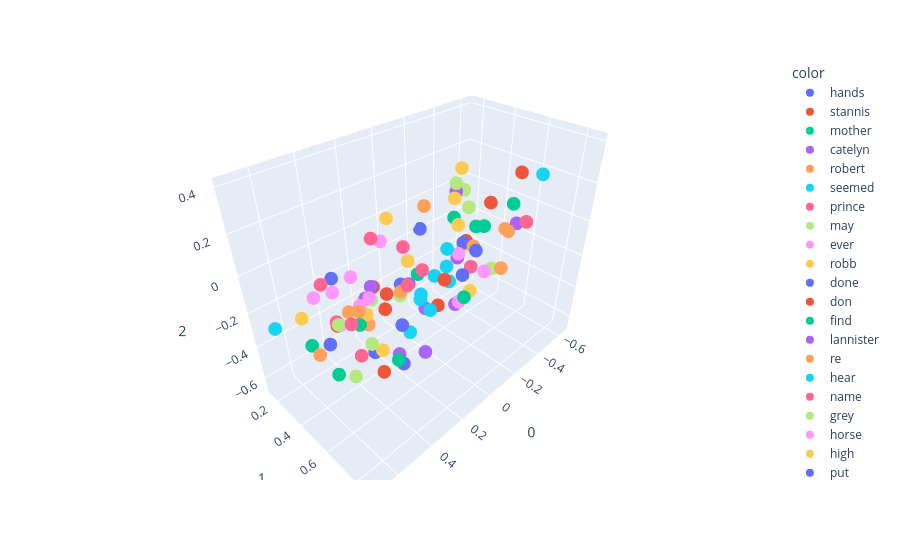

Here is the notebook cell this chart was saved with:
### Code cell
import plotly.express as px
fig = px.scatter_3d(x[200:300], x=0, y=1, z=2, color=y[200:300])
fig.show()

### Figure 1 — Plotly figure (JSON) as saved in the notebook; plotly's stock layout.template omitted (floating-point values rounded to 4 significant figures)
{"data": [{"hovertemplate": "color=hands<br>0=%{x}<br>1=%{y}<br>2=%{z}<extra></extra>", "legendgroup": "hands", "marker": {"color": "#636efa", "symbol": "circle"}, "mode": "markers", "name": "hands", "scene": "scene", "showlegend": true, "type": "scatter3d", "x": [-0.3381], "y": [0.4001], "z": [-0.3997]}, {"hovertemplate": "color=stannis<br>0=%{x}<br>1=%{y}<br>2=%{z}<extra></extra>", "legendgroup": "stannis", "marker": {"color": "#EF553B", "symbol": "circle"}, "mode": "markers", "name": "stannis", "scene": "scene", "showlegend": true, "type": "scatter3d", "x": [0.3836], "y": [0.6261], "z": [-0.008093]}, {"hovertemplate": "color=mother<br>0=%{x}<br>1=%{y}<br>2=%{z}<extra></extra>", "legendgroup": "mother", "marker": {"color": "#00cc96", "symbol": "circle"}, "mode": "markers", "name": "mother", "scene": "scene", "showlegend": true, "type": "scatter3d", "x": [0.4583], "y": [0.5313], "z": [-0.1815]}, {"hovertemplate": "color=catelyn<br>0=%{x}<br>1=%{y}<br>2=%{z}<extra></extra>", "legendgroup": "catelyn", "marker": {"color": "#ab63fa", "symbol": "circle"}, "mode": "markers", "name": "catelyn", "scene": "scene", "showlegend": true, "type": "scatter3d", "x": [0.2275], "y": [0.3184], "z": [-0.22]}, {"hovertemplate": "color=robert<br>0=%{x}<br>1=%{y}<br>2=%{z}<extra></extra>", "legendgroup": "robert", "marker": {"color": "#FFA15A", "symbol": "circle"}, "mode": "markers", "name": "robert", "scene": "scene", "showlegend": true, "type": "scatter3d", "x": [0.4829], "y": [0.4973], "z": [-0.1176]}, {"hovertemplate": "color=seemed<br>0=%{x}<br>1=%{y}<br>2=%{z}<extra></extra>", "legendgroup": "seemed", "marker": {"color": "#19d3f3", "symbol": "circle"}, "mode": "markers", "name": "seemed", "scene": "scene", "showlegend": true, "type": "scatter3d", "x": [-0.00072], "y": [0.4219], "z": [-0.3349]}, {"hovertemplate": "color=prince<br>0=%{x}<br>1=%{y}<br>2=%{z}<extra></extra>", "legendgroup": "prince", "marker": {"color": "#FF6692", "symbol": "circle"}, "mode": "markers", "name": "prince", "scene": "scene", "showlegend": true, "type": "scatter3d", "x": [0.5034], "y": [0.4267], "z": [-0.2029]}, {"hovertemplate": "color=may<br>0=%{x}<br>1=%{y}<br>2=%{z}<extra></extra>", "legendgroup": "may", "marker": {"color": "#B6E880", "symbol": "circle"}, "mode": "markers", "name": "may", "scene": "scene", "showlegend": true, "type": "scatter3d", "x": [0.5287], "y": [0.4812], "z": [-0.1688]}, {"hovertemplate": "color=ever<br>0=%{x}<br>1=%{y}<br>2=%{z}<extra></extra>", "legendgroup": "ever", "marker": {"color": "#FF97FF", "symbol": "circle"}, "mode": "markers", "name": "ever", "scene": "scene", "showlegend": true, "type": "scatter3d", "x": [0.3844], "y": [0.5104], "z": [-0.09282]}, {"hovertemplate": "color=robb<br>0=%{x}<br>1=%{y}<br>2=%{z}<extra></extra>", "legendgroup": "robb", "marker": {"color": "#FECB52", "symbol": "circle"}, "mode": "markers", "name": "robb", "scene": "scene", "showlegend": true, "type": "scatter3d", "x": [0.3623], "y": [0.4537], "z": [-0.2292]}, {"hovertemplate": "color=done<br>0=%{x}<br>1=%{y}<br>2=%{z}<extra></extra>", "legendgroup": "done", "marker": {"color": "#636efa", "symbol": "circle"}, "mode": "markers", "name": "done", "scene": "scene", "showlegend": true, "type": "scatter3d", "x": [0.4337], "y": [0.5872], "z": [-0.3163]}, {"hovertemplate": "color=don<br>0=%{x}<br>1=%{y}<br>2=%{z}<extra></extra>", "legendgroup": "don", "marker": {"color": "#EF553B", "symbol": "circle"}, "mode": "markers", "name": "don", "scene": "scene", "showlegend": true, "type": "scatter3d", "x": [0.444], "y": [0.3342], "z": [-0.3191]}, {"hovertemplate": "color=find<br>0=%{x}<br>1=%{y}<br>2=%{z}<extra></extra>", "legendgroup": "find", "marker": {"color": "#00cc96", "symbol": "circle"}, "mode": "markers", "name": "find", "scene": "scene", "showlegend": true, "type": "scatter3d", "x": [0.3212], "y": [0.6077], "z": [-0.4276]}, {"hovertemplate": "color=lannister<br>0=%{x}<br>1=%{y}<br>2=%{z}<extra></extra>", "legendgroup": "lannister", "marker": {"color": "#ab63fa", "symbol": "circle"}, "mode": "markers", "name": "lannister", "scene": "scene", "showlegend": true, "type": "scatter3d", "x": [0.3513], "y": [0.4364], "z": [-0.1562]}, {"hovertemplate": "color=re<br>0=%{x}<br>1=%{y}<br>2=%{z}<extra></extra>", "legendgroup": "re", "marker": {"color": "#FFA15A", "symbol": "circle"}, "mode": "markers", "name": "re", "scene": "scene", "showlegend": true, "type": "scatter3d", "x": [0.3439], "y": [0.4363], "z": [-0.3101]}, {"hovertemplate": "color=hear<br>0=%{x}<br>1=%{y}<br>2=%{z}<extra></extra>", "legendgroup": "hear", "marker": {"color": "#19d3f3", "symbol": "circle"}, "mode": "markers", "name": "hear", "scene": "scene", "showlegend": true, "type": "scatter3d", "x": [0.1286], "y": [0.4772], "z": [-0.4679]}, {"hovertemplate": "color=name<br>0=%{x}<br>1=%{y}<br>2=%{z}<extra></extra>", "legendgroup": "name", "marker": {"color": "#FF6692", "symbol": "circle"}, "mode": "markers", "name": "name", "scene": "scene", "showlegend": true, "type": "scatter3d", "x": [0.5125], "y": [0.5988], "z": [-0.2735]}, {"hovertemplate": "color=grey<br>0=%{x}<br>1=%{y}<br>2=%{z}<extra></extra>", "legendgroup": "grey", "marker": {"color": "#B6E880", "symbol": "circle"}, "mode": "markers", "name": "grey", "scene": "scene", "showlegend": true, "type": "scatter3d", "x": [-0.4652], "y": [0.2762], "z": [0.02472]}, {"hovertemplate": "color=horse<br>0=%{x}<br>1=%{y}<br>2=%{z}<extra></extra>", "legendgroup": "horse", "marker": {"color": "#FF97FF", "symbol": "circle"}, "mode": "markers", "name": "horse", "scene": "scene", "showlegend": true, "type": "scatter3d", "x": [-0.4117], "y": [0.489], "z": [-0.3677]}, {"hovertemplate": "color=high<br>0=%{x}<br>1=%{y}<br>2=%{z}<extra></extra>", "legendgroup": "high", "marker": {"color": "#FECB52", "symbol": "circle"}, "mode": "markers", "name": "high", "scene": "scene", "showlegend": true, "type": "scatter3d", "x": [-0.1841], "y": [0.4619], "z": [0.1444]}, {"hovertemplate": "color=put<br>0=%{x}<br>1=%{y}<br>2=%{z}<extra></extra>", "legendgroup": "put", "marker": {"color": "#636efa", "symbol": "circle"}, "mode": "markers", "name": "put", "scene": "scene", "showlegend": true, "type": "scatter3d", "x": [0.1704], "y": [0.4684], "z": [-0.6613]}, {"hovertemplate": "color=stone<br>0=%{x}<br>1=%{y}<br>2=%{z}<extra></extra>", "legendgroup": "stone", "marker": {"color": "#EF553B", "symbol": "circle"}, "mode": "markers", "name": "stone", "scene": "scene", "showlegend": true, "type": "scatter3d", "x": [-0.6377], "y": [0.5071], "z": [0.1427]}, {"hovertemplate": "color=wine<br>0=%{x}<br>1=%{y}<br>2=%{z}<extra></extra>", "legendgroup": "wine", "marker": {"color": "#00cc96", "symbol": "circle"}, "mode": "markers", "name": "wine", "scene": "scene", "showlegend": true, "type": "scatter3d", "x": [-0.1249], "y": [0.2697], "z": [-0.3508]}, {"hovertemplate": "color=hard<br>0=%{x}<br>1=%{y}<br>2=%{z}<extra></extra>", "legendgroup": "hard", "marker": {"color": "#ab63fa", "symbol": "circle"}, "mode": "markers", "name": "hard", "scene": "scene", "showlegend": true, "type": "scatter3d", "x": [-0.3975], "y": [0.3065], "z": [-0.3577]}, {"hovertemplate": "color=water<br>0=%{x}<br>1=%{y}<br>2=%{z}<extra></extra>", "legendgroup": "water", "marker": {"color": "#FFA15A", "symbol": "circle"}, "mode": "markers", "name": "water", "scene": "scene", "showlegend": true, "type": "scatter3d", "x": [-0.5961], "y": [0.4684], "z": [-0.1862]}, {"hovertemplate": "color=upon<br>0=%{x}<br>1=%{y}<br>2=%{z}<extra></extra>", "legendgroup": "upon", "marker": {"color": "#19d3f3", "symbol": "circle"}, "mode": "markers", "name": "upon", "scene": "scene", "showlegend": true, "type": "scatter3d", "x": [-0.1636], "y": [0.4412], "z": [-0.1314]}, {"hovertemplate": "color=fire<br>0=%{x}<br>1=%{y}<br>2=%{z}<extra></extra>", "legendgroup": "fire", "marker": {"color": "#FF6692", "symbol": "circle"}, "mode": "markers", "name": "fire", "scene": "scene", "showlegend": true, "type": "scatter3d", "x": [-0.5008], "y": [0.657], "z": [-0.02832]}, {"hovertemplate": "color=iron<br>0=%{x}<br>1=%{y}<br>2=%{z}<extra></extra>", "legendgroup": "iron", "marker": {"color": "#B6E880", "symbol": "circle"}, "mode": "markers", "name": "iron", "scene": "scene", "showlegend": true, "type": "scatter3d", "x": [-0.2205], "y": [0.5186], "z": [0.1065]}, {"hovertemplate": "color=until<br>0=%{x}<br>1=%{y}<br>2=%{z}<extra></extra>", "legendgroup": "until", "marker": {"color": "#FF97FF", "symbol": "circle"}, "mode": "markers", "name": "until", "scene": "scene", "showlegend": true, "type": "scatter3d", "x": [-0.1551], "y": [0.5375], "z": [-0.4036]}, {"hovertemplate": "color=these<br>0=%{x}<br>1=%{y}<br>2=%{z}<extra></extra>", "legendgroup": "these", "marker": {"color": "#FECB52", "symbol": "circle"}, "mode": "markers", "name": "these", "scene": "scene", "showlegend": true, "type": "scatter3d", "x": [0.3994], "y": [0.6673], "z": [0.3543]}, {"hovertemplate": "color=voice<br>0=%{x}<br>1=%{y}<br>2=%{z}<extra></extra>", "legendgroup": "voice", "marker": {"color": "#636efa", "symbol": "circle"}, "mode": "markers", "name": "voice", "scene": "scene", "showlegend": true, "type": "scatter3d", "x": [-0.03164], "y": [0.2364], "z": [-0.3871]}, {"hovertemplate": "color=gone<br>0=%{x}<br>1=%{y}<br>2=%{z}<extra></extra>", "legendgroup": "gone", "marker": {"color": "#EF553B", "symbol": "circle"}, "mode": "markers", "name": "gone", "scene": "scene", "showlegend": true, "type": "scatter3d", "x": [-0.00447], "y": [0.5359], "z": [-0.3409]}, {"hovertemplate": "color=give<br>0=%{x}<br>1=%{y}<br>2=%{z}<extra></extra>", "legendgroup": "give", "marker": {"color": "#00cc96", "symbol": "circle"}, "mode": "markers", "name": "give", "scene": "scene", "showlegend": true, "type": "scatter3d", "x": [0.5495], "y": [0.464], "z": [-0.4588]}, {"hovertemplate": "color=sam<br>0=%{x}<br>1=%{y}<br>2=%{z}<extra></extra>", "legendgroup": "sam", "marker": {"color": "#ab63fa", "symbol": "circle"}, "mode": "markers", "name": "sam", "scene": "scene", "showlegend": true, "type": "scatter3d", "x": [-0.05641], "y": [0.2724], "z": [-0.3797]}, {"hovertemplate": "color=better<br>0=%{x}<br>1=%{y}<br>2=%{z}<extra></extra>", "legendgroup": "better", "marker": {"color": "#FFA15A", "symbol": "circle"}, "mode": "markers", "name": "better", "scene": "scene", "showlegend": true, "type": "scatter3d", "x": [0.4356], "y": [0.5], "z": [-0.1424]}, {"hovertemplate": "color=seen<br>0=%{x}<br>1=%{y}<br>2=%{z}<extra></extra>", "legendgroup": "seen", "marker": {"color": "#19d3f3", "symbol": "circle"}, "mode": "markers", "name": "seen", "scene": "scene", "showlegend": true, "type": "scatter3d", "x": [0.1027], "y": [0.5897], "z": [-0.2768]}, {"hovertemplate": "color=shall<br>0=%{x}<br>1=%{y}<br>2=%{z}<extra></extra>", "legendgroup": "shall", "marker": {"color": "#FF6692", "symbol": "circle"}, "mode": "markers", "name": "shall", "scene": "scene", "showlegend": true, "type": "scatter3d", "x": [0.5019], "y": [0.5354], "z": [-0.1485]}, {"hovertemplate": "color=ned<br>0=%{x}<br>1=%{y}<br>2=%{z}<extra></extra>", "legendgroup": "ned", "marker": {"color": "#B6E880", "symbol": "circle"}, "mode": "markers", "name": "ned", "scene": "scene", "showlegend": true, "type": "scatter3d", "x": [0.2418], "y": [0.3336], "z": [-0.283]}, {"hovertemplate": "color=always<br>0=%{x}<br>1=%{y}<br>2=%{z}<extra></extra>", "legendgroup": "always", "marker": {"color": "#FF97FF", "symbol": "circle"}, "mode": "markers", "name": "always", "scene": "scene", "showlegend": true, "type": "scatter3d", "x": [0.4117], "y": [0.4772], "z": [-0.1378]}, {"hovertemplate": "color=years<br>0=%{x}<br>1=%{y}<br>2=%{z}<extra></extra>", "legendgroup": "years", "marker": {"color": "#FECB52", "symbol": "circle"}, "mode": "markers", "name": "years", "scene": "scene", "showlegend": true, "type": "scatter3d", "x": [0.286], "y": [0.6468], "z": [0.1118]}, {"hovertemplate": "color=between<br>0=%{x}<br>1=%{y}<br>2=%{z}<extra></extra>", "legendgroup": "between", "marker": {"color": "#636efa", "symbol": "circle"}, "mode": "markers", "name": "between", "scene": "scene", "showlegend": true, "type": "scatter3d", "x": [-0.4284], "y": [0.3185], "z": [-0.2675]}, {"hovertemplate": "color=dark<br>0=%{x}<br>1=%{y}<br>2=%{z}<extra></extra>", "legendgroup": "dark", "marker": {"color": "#EF553B", "symbol": "circle"}, "mode": "markers", "name": "dark", "scene": "scene", "showlegend": true, "type": "scatter3d", "x": [-0.5421], "y": [0.3994], "z": [-0.03299]}, {"hovertemplate": "color=place<br>0=%{x}<br>1=%{y}<br>2=%{z}<extra></extra>", "legendgroup": "place", "marker": {"color": "#00cc96", "symbol": "circle"}, "mode": "markers", "name": "place", "scene": "scene", "showlegend": true, "type": "scatter3d", "x": [0.1489], "y": [0.8252], "z": [-0.04369]}, {"hovertemplate": "color=small<br>0=%{x}<br>1=%{y}<br>2=%{z}<extra></extra>", "legendgroup": "small", "marker": {"color": "#ab63fa", "symbol": "circle"}, "mode": "markers", "name": "small", "scene": "scene", "showlegend": true, "type": "scatter3d", "x": [-0.2826], "y": [0.3823], "z": [0.1173]}, {"hovertemplate": "color=cold<br>0=%{x}<br>1=%{y}<br>2=%{z}<extra></extra>", "legendgroup": "cold", "marker": {"color": "#FFA15A", "symbol": "circle"}, "mode": "markers", "name": "cold", "scene": "scene", "showlegend": true, "type": "scatter3d", "x": [-0.3832], "y": [0.4275], "z": [-0.2217]}, {"hovertemplate": "color=winterfell<br>0=%{x}<br>1=%{y}<br>2=%{z}<extra></extra>", "legendgroup": "winterfell", "marker": {"color": "#19d3f3", "symbol": "circle"}, "mode": "markers", "name": "winterfell", "scene": "scene", "showlegend": true, "type": "scatter3d", "x": [0.2915], "y": [0.7212], "z": [-0.03296]}, {"hovertemplate": "color=most<br>0=%{x}<br>1=%{y}<br>2=%{z}<extra></extra>", "legendgroup": "most", "marker": {"color": "#FF6692", "symbol": "circle"}, "mode": "markers", "name": "most", "scene": "scene", "showlegend": true, "type": "scatter3d", "x": [0.4329], "y": [0.6146], "z": [0.2645]}, {"hovertemplate": "color=hundred<br>0=%{x}<br>1=%{y}<br>2=%{z}<extra></extra>", "legendgroup": "hundred", "marker": {"color": "#B6E880", "symbol": "circle"}, "mode": "markers", "name": "hundred", "scene": "scene", "showlegend": true, "type": "scatter3d", "x": [-0.02131], "y": [0.6129], "z": [0.327]}, {"hovertemplate": "color=stood<br>0=%{x}<br>1=%{y}<br>2=%{z}<extra></extra>", "legendgroup": "stood", "marker": {"color": "#FF97FF", "symbol": "circle"}, "mode": "markers", "name": "stood", "scene": "scene", "showlegend": true, "type": "scatter3d", "x": [-0.3013], "y": [0.3961], "z": [-0.2451]}, {"hovertemplate": "color=end<br>0=%{x}<br>1=%{y}<br>2=%{z}<extra></extra>", "legendgroup": "end", "marker": {"color": "#FECB52", "symbol": "circle"}, "mode": "markers", "name": "end", "scene": "scene", "showlegend": true, "type": "scatter3d", "x": [0.05008], "y": [0.7733], "z": [-0.0929]}, {"hovertemplate": "color=sister<br>0=%{x}<br>1=%{y}<br>2=%{z}<extra></extra>", "legendgroup": "sister", "marker": {"color": "#636efa", "symbol": "circle"}, "mode": "markers", "name": "sister", "scene": "scene", "showlegend": true, "type": "scatter3d", "x": [0.5624], "y": [0.4503], "z": [-0.2772]}, {"hovertemplate": "color=words<br>0=%{x}<br>1=%{y}<br>2=%{z}<extra></extra>", "legendgroup": "words", "marker": {"color": "#EF553B", "symbol": "circle"}, "mode": "markers", "name": "words", "scene": "scene", "showlegend": true, "type": "scatter3d", "x": [0.2435], "y": [0.4368], "z": [-0.278]}, {"hovertemplate": "color=sea<br>0=%{x}<br>1=%{y}<br>2=%{z}<extra></extra>", "legendgroup": "sea", "marker": {"color": "#00cc96", "symbol": "circle"}, "mode": "markers", "name": "sea", "scene": "scene", "showlegend": true, "type": "scatter3d", "x": [-0.1589], "y": [0.804], "z": [0.2538]}, {"hovertemplate": "color=right<br>0=%{x}<br>1=%{y}<br>2=%{z}<extra></extra>", "legendgroup": "right", "marker": {"color": "#ab63fa", "symbol": "circle"}, "mode": "markers", "name": "right", "scene": "scene", "showlegend": true, "type": "scatter3d", "x": [-0.155], "y": [0.5137], "z": [-0.4325]}, {"hovertemplate": "color=nothing<br>0=%{x}<br>1=%{y}<br>2=%{z}<extra></extra>", "legendgroup": "nothing", "marker": {"color": "#FFA15A", "symbol": "circle"}, "mode": "markers", "name": "nothing", "scene": "scene", "showlegend": true, "type": "scatter3d", "x": [0.2142], "y": [0.5162], "z": [-0.1488]}, {"hovertemplate": "color=walls<br>0=%{x}<br>1=%{y}<br>2=%{z}<extra></extra>", "legendgroup": "walls", "marker": {"color": "#19d3f3", "symbol": "circle"}, "mode": "markers", "name": "walls", "scene": "scene", "showlegend": true, "type": "scatter3d", "x": [-0.4497], "y": [0.7434], "z": [0.2693]}, {"hovertemplate": "color=fingers<br>0=%{x}<br>1=%{y}<br>2=%{z}<extra></extra>", "legendgroup": "fingers", "marker": {"color": "#FF6692", "symbol": "circle"}, "mode": "markers", "name": "fingers", "scene": "scene", "showlegend": true, "type": "scatter3d", "x": [-0.5243], "y": [0.3031], "z": [-0.4836]}, {"hovertemplate": "color=same<br>0=%{x}<br>1=%{y}<br>2=%{z}<extra></extra>", "legendgroup": "same", "marker": {"color": "#B6E880", "symbol": "circle"}, "mode": "markers", "name": "same", "scene": "scene", "showlegend": true, "type": "scatter3d", "x": [0.2215], "y": [0.5195], "z": [-0.1643]}, {"hovertemplate": "color=house<br>0=%{x}<br>1=%{y}<br>2=%{z}<extra></extra>", "legendgroup": "house", "marker": {"color": "#FF97FF", "symbol": "circle"}, "mode": "markers", "name": "house", "scene": "scene", "showlegend": true, "type": "scatter3d", "x": [0.2868], "y": [0.4845], "z": [0.1306]}, {"hovertemplate": "color=cloak<br>0=%{x}<br>1=%{y}<br>2=%{z}<extra></extra>", "legendgroup": "cloak", "marker": {"color": "#FECB52", "symbol": "circle"}, "mode": "markers", "name": "cloak", "scene": "scene", "showlegend": true, "type": "scatter3d", "x": [-0.4588], "y": [0.293], "z": [-0.3073]}, {"hovertemplate": "color=young<br>0=%{x}<br>1=%{y}<br>2=%{z}<extra></extra>", "legendgroup": "young", "marker": {"color": "#636efa", "symbol": "circle"}, "mode": "markers", "name": "young", "scene": "scene", "showlegend": true, "type": "scatter3d", "x": [0.4327], "y": [0.3169], "z": [-0.06759]}, {"hovertemplate": "color=beside<br>0=%{x}<br>1=%{y}<br>2=%{z}<extra></extra>", "legendgroup": "beside", "marker": {"color": "#EF553B", "symbol": "circle"}, "mode": "markers", "name": "beside", "scene": "scene", "showlegend": true, "type": "scatter3d", "x": [-0.2773], "y": [0.3234], "z": [-0.4392]}, {"hovertemplate": "color=does<br>0=%{x}<br>1=%{y}<br>2=%{z}<extra></extra>", "legendgroup": "does", "marker": {"color": "#00cc96", "symbol": "circle"}, "mode": "markers", "name": "does", "scene": "scene", "showlegend": true, "type": "scatter3d", "x": [0.6063], "y": [0.3738], "z": [-0.3064]}, {"hovertemplate": "color=get<br>0=%{x}<br>1=%{y}<br>2=%{z}<extra></extra>", "legendgroup": "get", "marker": {"color": "#ab63fa", "symbol": "circle"}, "mode": "markers", "name": "get", "scene": "scene", "showlegend": true, "type": "scatter3d", "x": [0.1461], "y": [0.6011], "z": [-0.5043]}, {"hovertemplate": "color=seven<br>0=%{x}<br>1=%{y}<br>2=%{z}<extra></extra>", "legendgroup": "seven", "marker": {"color": "#FFA15A", "symbol": "circle"}, "mode": "markers", "name": "seven", "scene": "scene", "showlegend": true, "type": "scatter3d", "x": [0.3069], "y": [0.7601], "z": [0.4026]}, {"hovertemplate": "color=mouth<br>0=%{x}<br>1=%{y}<br>2=%{z}<extra></extra>", "legendgroup": "mouth", "marker": {"color": "#19d3f3", "symbol": "circle"}, "mode": "markers", "name": "mouth", "scene": "scene", "showlegend": true, "type": "scatter3d", "x": [-0.3696], "y": [0.2756], "z": [-0.5239]}, {"hovertemplate": "color=watch<br>0=%{x}<br>1=%{y}<br>2=%{z}<extra></extra>", "legendgroup": "watch", "marker": {"color": "#FF6692", "symbol": "circle"}, "mode": "markers", "name": "watch", "scene": "scene", "showlegend": true, "type": "scatter3d", "x": [0.2775], "y": [0.6316], "z": [-0.01977]}, {"hovertemplate": "color=door<br>0=%{x}<br>1=%{y}<br>2=%{z}<extra></extra>", "legendgroup": "door", "marker": {"color": "#B6E880", "symbol": "circle"}, "mode": "markers", "name": "door", "scene": "scene", "showlegend": true, "type": "scatter3d", "x": [-0.4816], "y": [0.4828], "z": [-0.3855]}, {"hovertemplate": "color=joffrey<br>0=%{x}<br>1=%{y}<br>2=%{z}<extra></extra>", "legendgroup": "joffrey", "marker": {"color": "#FF97FF", "symbol": "circle"}, "mode": "markers", "name": "joffrey", "scene": "scene", "showlegend": true, "type": "scatter3d", "x": [0.4602], "y": [0.3853], "z": [-0.2734]}, {"hovertemplate": "color=green<br>0=%{x}<br>1=%{y}<br>2=%{z}<extra></extra>", "legendgroup": "green", "marker": {"color": "#FECB52", "symbol": "circle"}, "mode": "markers", "name": "green", "scene": "scene", "showlegend": true, "type": "scatter3d", "x": [-0.4401], "y": [0.2765], "z": [0.1554]}, {"hovertemplate": "color=big<br>0=%{x}<br>1=%{y}<br>2=%{z}<extra></extra>", "legendgroup": "big", "marker": {"color": "#636efa", "symbol": "circle"}, "mode": "markers", "name": "big", "scene": "scene", "showlegend": true, "type": "scatter3d", "x": [-0.2715], "y": [0.1381], "z": [-0.1893]}, {"hovertemplate": "color=under<br>0=%{x}<br>1=%{y}<br>2=%{z}<extra></extra>", "legendgroup": "under", "marker": {"color": "#EF553B", "symbol": "circle"}, "mode": "markers", "name": "under", "scene": "scene", "showlegend": true, "type": "scatter3d", "x": [-0.5207], "y": [0.2604], "z": [-0.3215]}, {"hovertemplate": "color=few<br>0=%{x}<br>1=%{y}<br>2=%{z}<extra></extra>", "legendgroup": "few", "marker": {"color": "#00cc96", "symbol": "circle"}, "mode": "markers", "name": "few", "scene": "scene", "showlegend": true, "type": "scatter3d", "x": [-0.03209], "y": [0.5967], "z": [0.1585]}, {"hovertemplate": "color=sent<br>0=%{x}<br>1=%{y}<br>2=%{z}<extra></extra>", "legendgroup": "sent", "marker": {"color": "#ab63fa", "symbol": "circle"}, "mode": "markers", "name": "sent", "scene": "scene", "showlegend": true, "type": "scatter3d", "x": [0.2202], "y": [0.4972], "z": [-0.5389]}, {"hovertemplate": "color=perhaps<br>0=%{x}<br>1=%{y}<br>2=%{z}<extra></extra>", "legendgroup": "perhaps", "marker": {"color": "#FFA15A", "symbol": "circle"}, "mode": "markers", "name": "perhaps", "scene": "scene", "showlegend": true, "type": "scatter3d", "x": [0.657], "y": [0.5228], "z": [-0.2214]}, {"hovertemplate": "color=almost<br>0=%{x}<br>1=%{y}<br>2=%{z}<extra></extra>", "legendgroup": "almost", "marker": {"color": "#19d3f3", "symbol": "circle"}, "mode": "markers", "name": "almost", "scene": "scene", "showlegend": true, "type": "scatter3d", "x": [-0.2484], "y": [0.2748], "z": [-0.4233]}, {"hovertemplate": "color=such<br>0=%{x}<br>1=%{y}<br>2=%{z}<extra></extra>", "legendgroup": "such", "marker": {"color": "#FF6692", "symbol": "circle"}, "mode": "markers", "name": "such", "scene": "scene", "showlegend": true, "type": "scatter3d", "x": [0.5873], "y": [0.4872], "z": [0.07189]}, {"hovertemplate": "color=wanted<br>0=%{x}<br>1=%{y}<br>2=%{z}<extra></extra>", "legendgroup": "wanted", "marker": {"color": "#B6E880", "symbol": "circle"}, "mode": "markers", "name": "wanted", "scene": "scene", "showlegend": true, "type": "scatter3d", "x": [0.4352], "y": [0.4229], "z": [-0.5889]}, {"hovertemplate": "color=daughter<br>0=%{x}<br>1=%{y}<br>2=%{z}<extra></extra>", "legendgroup": "daughter", "marker": {"color": "#FF97FF", "symbol": "circle"}, "mode": "markers", "name": "daughter", "scene": "scene", "showlegend": true, "type": "scatter3d", "x": [0.5325], "y": [0.3185], "z": [-0.1168]}, {"hovertemplate": "color=true<br>0=%{x}<br>1=%{y}<br>2=%{z}<extra></extra>", "legendgroup": "true", "marker": {"color": "#FECB52", "symbol": "circle"}, "mode": "markers", "name": "true", "scene": "scene", "showlegend": true, "type": "scatter3d", "x": [0.6865], "y": [0.4837], "z": [-0.03742]}, {"hovertemplate": "color=while<br>0=%{x}<br>1=%{y}<br>2=%{z}<extra></extra>", "legendgroup": "while", "marker": {"color": "#636efa", "symbol": "circle"}, "mode": "markers", "name": "while", "scene": "scene", "showlegend": true, "type": "scatter3d", "x": [-0.375], "y": [0.4528], "z": [-0.2327]}, {"hovertemplate": "color=leave<br>0=%{x}<br>1=%{y}<br>2=%{z}<extra></extra>", "legendgroup": "leave", "marker": {"color": "#EF553B", "symbol": "circle"}, "mode": "markers", "name": "leave", "scene": "scene", "showlegend": true, "type": "scatter3d", "x": [0.4191], "y": [0.6217], "z": [-0.4209]}, {"hovertemplate": "color=city<br>0=%{x}<br>1=%{y}<br>2=%{z}<extra></extra>", "legendgroup": "city", "marker": {"color": "#00cc96", "symbol": "circle"}, "mode": "markers", "name": "city", "scene": "scene", "showlegend": true, "type": "scatter3d", "x": [0.112], "y": [0.8724], "z": [0.2898]}, {"hovertemplate": "color=wind<br>0=%{x}<br>1=%{y}<br>2=%{z}<extra></extra>", "legendgroup": "wind", "marker": {"color": "#ab63fa", "symbol": "circle"}, "mode": "markers", "name": "wind", "scene": "scene", "showlegend": true, "type": "scatter3d", "x": [-0.6194], "y": [0.522], "z": [-0.1401]}, {"hovertemplate": "color=light<br>0=%{x}<br>1=%{y}<br>2=%{z}<extra></extra>", "legendgroup": "light", "marker": {"color": "#FFA15A", "symbol": "circle"}, "mode": "markers", "name": "light", "scene": "scene", "showlegend": true, "type": "scatter3d", "x": [-0.4327], "y": [0.6032], "z": [-0.07585]}, {"hovertemplate": "color=arms<br>0=%{x}<br>1=%{y}<br>2=%{z}<extra></extra>", "legendgroup": "arms", "marker": {"color": "#19d3f3", "symbol": "circle"}, "mode": "markers", "name": "arms", "scene": "scene", "showlegend": true, "type": "scatter3d", "x": [-0.2175], "y": [0.3908], "z": [-0.2879]}, {"hovertemplate": "color=children<br>0=%{x}<br>1=%{y}<br>2=%{z}<extra></extra>", "legendgroup": "children", "marker": {"color": "#FF6692", "symbol": "circle"}, "mode": "markers", "name": "children", "scene": "scene", "showlegend": true, "type": "scatter3d", "x": [0.3566], "y": [0.7014], "z": [0.2331]}, {"hovertemplate": "color=herself<br>0=%{x}<br>1=%{y}<br>2=%{z}<extra></extra>", "legendgroup": "herself", "marker": {"color": "#B6E880", "symbol": "circle"}, "mode": "markers", "name": "herself", "scene": "scene", "showlegend": true, "type": "scatter3d", "x": [0.05609], "y": [0.3338], "z": [-0.3454]}, {"hovertemplate": "color=sweet<br>0=%{x}<br>1=%{y}<br>2=%{z}<extra></extra>", "legendgroup": "sweet", "marker": {"color": "#FF97FF", "symbol": "circle"}, "mode": "markers", "name": "sweet", "scene": "scene", "showlegend": true, "type": "scatter3d", "x": [0.3757], "y": [0.2178], "z": [-0.2289]}, {"hovertemplate": "color=others<br>0=%{x}<br>1=%{y}<br>2=%{z}<extra></extra>", "legendgroup": "others", "marker": {"color": "#FECB52", "symbol": "circle"}, "mode": "markers", "name": "others", "scene": "scene", "showlegend": true, "type": "scatter3d", "x": [-0.006147], "y": [0.6442], "z": [0.1526]}, {"hovertemplate": "color=lost<br>0=%{x}<br>1=%{y}<br>2=%{z}<extra></extra>", "legendgroup": "lost", "marker": {"color": "#636efa", "symbol": "circle"}, "mode": "markers", "name": "lost", "scene": "scene", "showlegend": true, "type": "scatter3d", "x": [0.2385], "y": [0.5457], "z": [-0.3105]}, {"hovertemplate": "color=theon<br>0=%{x}<br>1=%{y}<br>2=%{z}<extra></extra>", "legendgroup": "theon", "marker": {"color": "#EF553B", "symbol": "circle"}, "mode": "markers", "name": "theon", "scene": "scene", "showlegend": true, "type": "scatter3d", "x": [0.1733], "y": [0.2653], "z": [-0.2796]}, {"hovertemplate": "color=each<br>0=%{x}<br>1=%{y}<br>2=%{z}<extra></extra>", "legendgroup": "each", "marker": {"color": "#00cc96", "symbol": "circle"}, "mode": "markers", "name": "each", "scene": "scene", "showlegend": true, "type": "scatter3d", "x": [-0.2656], "y": [0.5313], "z": [-0.008973]}, {"hovertemplate": "color=felt<br>0=%{x}<br>1=%{y}<br>2=%{z}<extra></extra>", "legendgroup": "felt", "marker": {"color": "#ab63fa", "symbol": "circle"}, "mode": "markers", "name": "felt", "scene": "scene", "showlegend": true, "type": "scatter3d", "x": [-0.1895], "y": [0.2602], "z": [-0.6285]}, {"hovertemplate": "color=side<br>0=%{x}<br>1=%{y}<br>2=%{z}<extra></extra>", "legendgroup": "side", "marker": {"color": "#FFA15A", "symbol": "circle"}, "mode": "markers", "name": "side", "scene": "scene", "showlegend": true, "type": "scatter3d", "x": [-0.3547], "y": [0.6359], "z": [-0.2447]}, {"hovertemplate": "color=yes<br>0=%{x}<br>1=%{y}<br>2=%{z}<extra></extra>", "legendgroup": "yes", "marker": {"color": "#19d3f3", "symbol": "circle"}, "mode": "markers", "name": "yes", "scene": "scene", "showlegend": true, "type": "scatter3d", "x": [0.7016], "y": [0.26], "z": [-0.2215]}, {"hovertemplate": "color=brothers<br>0=%{x}<br>1=%{y}<br>2=%{z}<extra></extra>", "legendgroup": "brothers", "marker": {"color": "#FF6692", "symbol": "circle"}, "mode": "markers", "name": "brothers", "scene": "scene", "showlegend": true, "type": "scatter3d", "x": [0.2542], "y": [0.6946], "z": [0.07703]}, {"hovertemplate": "color=best<br>0=%{x}<br>1=%{y}<br>2=%{z}<extra></extra>", "legendgroup": "best", "marker": {"color": "#B6E880", "symbol": "circle"}, "mode": "markers", "name": "best", "scene": "scene", "showlegend": true, "type": "scatter3d", "x": [0.493], "y": [0.6508], "z": [-0.1855]}, {"hovertemplate": "color=very<br>0=%{x}<br>1=%{y}<br>2=%{z}<extra></extra>", "legendgroup": "very", "marker": {"color": "#FF97FF", "symbol": "circle"}, "mode": "markers", "name": "very", "scene": "scene", "showlegend": true, "type": "scatter3d", "x": [0.3433], "y": [0.3314], "z": [-0.09809]}, {"hovertemplate": "color=die<br>0=%{x}<br>1=%{y}<br>2=%{z}<extra></extra>", "legendgroup": "die", "marker": {"color": "#FECB52", "symbol": "circle"}, "mode": "markers", "name": "die", "scene": "scene", "showlegend": true, "type": "scatter3d", "x": [0.4574], "y": [0.6715], "z": [-0.2303]}], "layout": {"legend": {"title": {"text": "color"}, "tracegroupgap": 0}, "margin": {"t": 60}, "scene": {"domain": {"x": [0, 1], "y": [0, 1]}, "xaxis": {"title": {"text": "0"}}, "yaxis": {"title": {"text": "1"}}, "zaxis": {"title": {"text": "2"}}}}}
